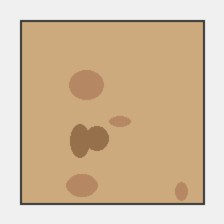
#> input picture backend/dataset/test/cardboard/cardboard_1.jpg, 224 x 224 px
$ python -i vision_features.py   (imports and definitions only)
#> lines starting #> are read from the running program, lines starting #| are printed output that depends on the picture
#> further down, picture is the input picture: PIL image 224x224 RGB; mean R, G, B 209.2, 186.4, 157.5
"""
Feature Extraction Engine for Waste Classification.
Extracts robust color, edge, and texture features using Pillow and NumPy.
Ensures zero-dependency machine vision that runs reliably on all platforms.
"""

import numpy as np
from PIL import Image, ImageFilter, ImageOps
from typing import List

def extract_image_features(image: Image.Image) -> np.ndarray:
    """
    Extracts a 96-dimensional normalized feature vector from a PIL Image:
    - RGB channel statistics (mean, std, min, max, percentiles)
    - HSV color distributions (hue dominant ranges, saturation, brightness)
    - Edge density & gradient magnitude (Sobel convolution)
    - Spatial quadrant distribution (top, bottom, left, right weight)
    """
    img = image.convert("RGB").resize((128, 128))
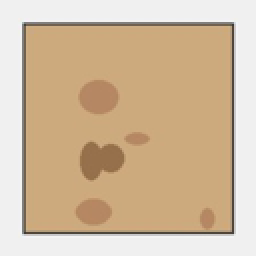
#> img: PIL image 128x128 RGB (shown 2 times larger); mean R, G, B 209.2, 186.4, 157.5
    arr = np.array(img, dtype=np.float32) / 255.0

    # 1. Color Channel Statistics (RGB)
    r = arr[:, :, 0]
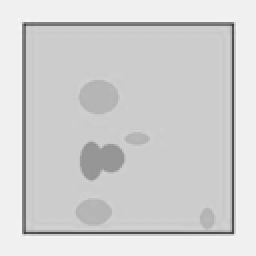
#> r: shape (128, 128) float32 (shown 2 times larger); min 0.243, max 0.969, mean 0.82
    g = arr[:, :, 1]
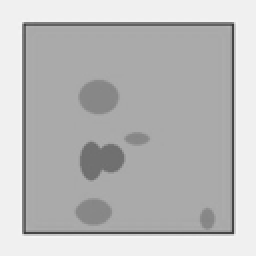
#> g: shape (128, 128) float32 (shown 2 times larger); min 0.231, max 0.961, mean 0.731
    b = arr[:, :, 2]
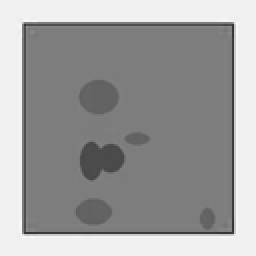
#> b: shape (128, 128) float32 (shown 2 times larger); min 0.2, max 0.984, mean 0.618

    rgb_features = [
        np.mean(r), np.std(r), np.percentile(r, 25), np.percentile(r, 75),
        np.mean(g), np.std(g), np.percentile(g, 25), np.percentile(g, 75),
        np.mean(b), np.std(b), np.percentile(b, 25), np.percentile(b, 75),
        # Color differences (e.g. cardboard has r > g > b, glass has r ~ b)
        np.mean(r - g), np.mean(r - b), np.mean(g - b),
        np.std(r - g), np.std(r - b)
    ]
#> rgb_features = [0.82, 0.113, 0.8, 0.941, 0.731, 0.155, 0.667, 0.941, 0.618, 0.221, 0.49, 0.941, 0.0896, 0.203, 0.113, 0.0647, 0.145]

    # 2. HSV Color Space
    hsv_img = image.convert("HSV").resize((128, 128))
#> hsv_img: PIL image 128x128 HSV; mean H, S, V 21.5, 66.6, 209.3
    hsv_arr = np.array(hsv_img, dtype=np.float32) / 255.0
#> hsv_arr: shape (128, 128, 3) float32; mean of channels 0, 1, 2 0.0844, 0.261, 0.821
    h = hsv_arr[:, :, 0]
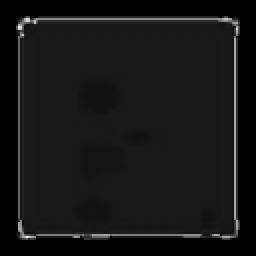
#> h: shape (128, 128) float32 (shown 2 times larger); min 0, max 0.957, mean 0.0844
    s = hsv_arr[:, :, 1]
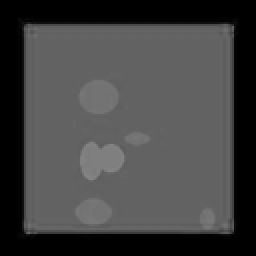
#> s: shape (128, 128) float32 (shown 2 times larger); min 0, max 0.525, mean 0.261
    v = hsv_arr[:, :, 2]

    hsv_features = [
        np.mean(h), np.std(h),
        np.mean(s), np.std(s), np.percentile(s, 75),
        np.mean(v), np.std(v), np.percentile(v, 25), np.percentile(v, 75)
    ]
#> hsv_features = [0.0844, 0.0919, 0.261, 0.181, 0.384, 0.821, 0.113, 0.8, 0.941]

    # Color histograms (16 bins each for H, S, V)
    h_hist, _ = np.histogram(h, bins=16, range=(0, 1), density=True)
#> h_hist = [4.05, 10.92, 0.377, 0.144, 0.0381, 0.0156, 0.128, 0.0518, 0.112, 0.0303, 0.117, 0.00195, 0.00781, 0.00391, 0.00195, 0.000977]
    s_hist, _ = np.histogram(s, bins=16, range=(0, 1), density=True)
#> s_hist = [5.03, 0.202, 0.00684, 0.085, 0.312, 0.598, 8.96, 0.713, 0.0977, 0, 0, 0, 0, 0, 0, 0]
    v_hist, _ = np.histogram(v, bins=16, range=(0, 1), density=True)
#> v_hist = [0, 0, 0, 0.00195, 0.184, 0.0195, 0.00781, 0.195, 0.203, 0.275, 0.0244, 0.777, 9.22, 0.268, 0.00195, 4.82]

    # 3. Edge and Texture Features
    gray = image.convert("L").resize((128, 128))
    edges = gray.filter(ImageFilter.FIND_EDGES)
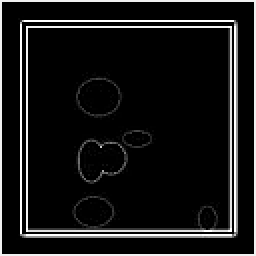
#> edges: PIL image 128x128 L (shown 2 times larger); min 0, max 255, mean 23.6
    edge_arr = np.array(edges, dtype=np.float32) / 255.0

    edge_features = [
        np.mean(edge_arr),
        np.std(edge_arr),
        np.percentile(edge_arr, 90),
        np.sum(edge_arr > 0.2) / float(128 * 128)
    ]
#> edge_features = [0.0924, 0.267, 0.242, 0.108]

    # 4. Spatial 2x2 Quadrant Distribution
    q1 = np.mean(v[:64, :64])
#> q1 = 0.823
    q2 = np.mean(v[:64, 64:])
#> q2 = 0.828
    q3 = np.mean(v[64:, :64])
#> q3 = 0.808
    q4 = np.mean(v[64:, 64:])
#> q4 = 0.824
    spatial_features = [q1, q2, q3, q4]
#> spatial_features = [0.823, 0.828, 0.808, 0.824]

    # Concatenate all features
    features = np.concatenate([
        np.array(rgb_features, dtype=np.float32),
        np.array(hsv_features, dtype=np.float32),
        h_hist.astype(np.float32),
        s_hist.astype(np.float32),
        v_hist.astype(np.float32),
        np.array(edge_features, dtype=np.float32),
        np.array(spatial_features, dtype=np.float32)
    ])
#> features = 82 values, max 10.92 at index 27, min 0 at index 51, mean 0.777

    # Replace any NaNs
    features = np.nan_to_num(features, nan=0.0, posinf=1.0, neginf=-1.0)
    return features

>>> from PIL import Image
>>> picture = Image.open('../../dataset/test/cardboard/cardboard_1.jpg')
>>> result = extract_image_features(picture)
#> result has the same summary as features in extract_image_features

$ run again, on backend/dataset/test/cardboard/cardboard_3.jpg
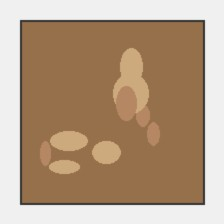
#> input picture backend/dataset/test/cardboard/cardboard_3.jpg, 224 x 224 px
#> picture is the input picture: PIL image 224x224 RGB; mean R, G, B 179.4, 154.5, 129.9
#> rgb_features = [0.703, 0.173, 0.588, 0.941, 0.606, 0.232, 0.439, 0.941, 0.509, 0.294, 0.294, 0.941, 0.0976, 0.194, 0.0965, 0.07, 0.139]
#> hsv_img: PIL image 128x128 HSV; mean H, S, V 19.6, 82.4, 179.4
#> hsv_arr: shape (128, 128, 3) float32; mean of channels 0, 1, 2 0.0768, 0.323, 0.704
#> in extract_image_features, `s = hsv_arr[:, :, 1]`:
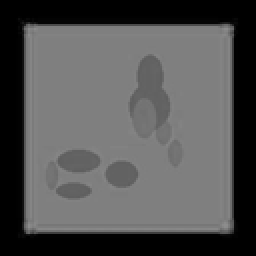
#> s: shape (128, 128) float32 (shown 2 times larger); min 0, max 0.553, mean 0.323
#> hsv_features = [0.0768, 0.0921, 0.323, 0.227, 0.498, 0.704, 0.173, 0.588, 0.941]
#> h_hist = [4.27, 10.79, 0.191, 0.199, 0.0273, 0.188, 0.0117, 0.0244, 0.0938, 0.104, 0.107, 0.00195, 0, 0, 0, 0]
#> s_hist = [5.12, 0.111, 0.00586, 0.18, 0.0996, 0.162, 0.959, 7.68, 1.68, 0, 0, 0, 0, 0, 0, 0]
#> v_hist = [0, 0, 0, 0.00293, 0.204, 0.199, 0, 0.00195, 0.403, 8.81, 0.151, 0.423, 0.965, 0.0205, 0.00293, 4.82]
#> in extract_image_features, `edges = gray.filter(ImageFilter.FIND_EDGES)`:
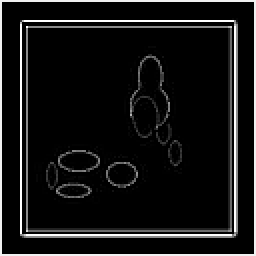
#> edges: PIL image 128x128 L (shown 2 times larger); min 0, max 255, mean 21.4
#> edge_features = [0.084, 0.242, 0.412, 0.112]
#> q1 = 0.692
#> q2 = 0.714
#> q4 = 0.694
#> spatial_features = [0.692, 0.714, 0.714, 0.694]
#> features = 82 values, max 10.79 at index 27, min 0 at index 38, mean 0.763
#> result has the same summary as features in extract_image_features

$ run again, on backend/dataset/test/cardboard/cardboard_4.jpg
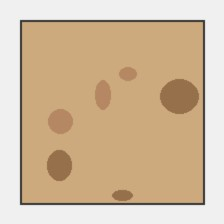
#> input picture backend/dataset/test/cardboard/cardboard_4.jpg, 224 x 224 px
#> picture is the input picture: PIL image 224x224 RGB; mean R, G, B 208.6, 185.8, 157
#> rgb_features = [0.818, 0.116, 0.8, 0.941, 0.729, 0.158, 0.667, 0.941, 0.616, 0.224, 0.49, 0.941, 0.0892, 0.202, 0.113, 0.0642, 0.145]
#> hsv_img: PIL image 128x128 HSV; mean H, S, V 21.4, 66.8, 208.6
#> hsv_arr: shape (128, 128, 3) float32; mean of channels 0, 1, 2 0.0839, 0.262, 0.818
#> hsv_features = [0.0839, 0.0906, 0.262, 0.183, 0.384, 0.818, 0.116, 0.8, 0.941]
#> h_hist = [4.07, 10.94, 0.375, 0.118, 0.0352, 0.0205, 0.117, 0.0703, 0.113, 0.0225, 0.0947, 0.0107, 0.00781, 0.00391, 0.00195, 0.000977]
#> s_hist = [5.03, 0.202, 0.00684, 0.0928, 0.313, 0.587, 8.89, 0.704, 0.177, 0, 0, 0, 0, 0, 0, 0]
#> v_hist = [0, 0, 0, 0.00195, 0.172, 0.0312, 0.00781, 0.195, 0.203, 0.541, 0.042, 0.583, 9.14, 0.262, 0.00195, 4.82]
#> in extract_image_features, `edges = gray.filter(ImageFilter.FIND_EDGES)`:
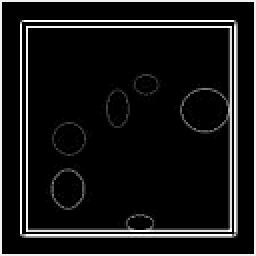
#> edges: PIL image 128x128 L (shown 2 times larger); min 0, max 255, mean 23.9
#> edge_features = [0.0936, 0.268, 0.337, 0.113]
#> q1 = 0.826
#> q2 = 0.809
#> q3 = 0.814
#> q4 = 0.823
#> spatial_features = [0.826, 0.809, 0.814, 0.823]
#> features = 82 values, max 10.94 at index 27, min 0 at index 51, mean 0.778
#> result has the same summary as features in extract_image_features
